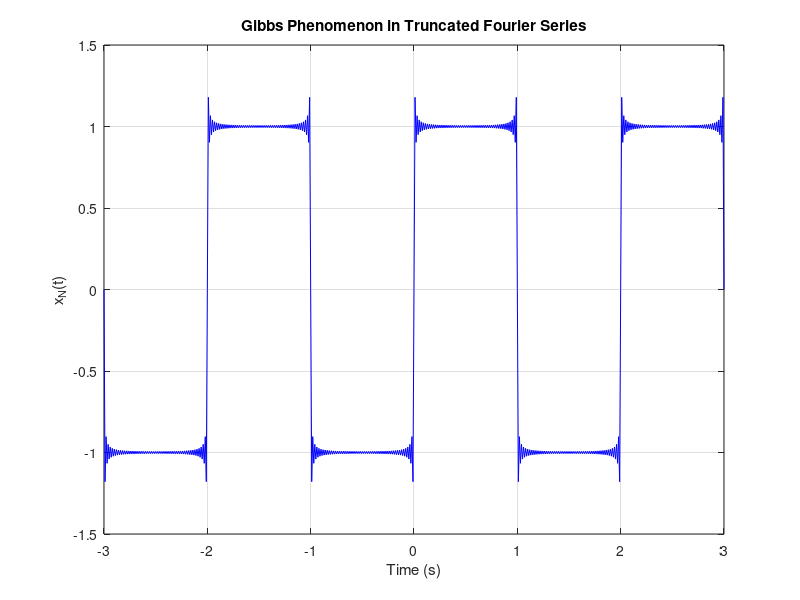

Recreate this plot in MATLAB.
% Part B: Gibbs Phenomenon

clear all; close all; clc;

N = 99; % Truncated Fourier serisi için harmonik sayısı
n_vec = -N:N; % Katsayı dizisi
T0 = 2; % Sinyalin periyodu
Omega0 = pi; % Temel açısal frekans

% Fourier katsayılarının tanımı
Cn = zeros(size(n_vec)); % Katsayı dizisi başlatılır
for idx = 1:length(n_vec)
    n = n_vec(idx);
    if mod(n, 2) ~= 0 % Sadece tek indeksli terimler (Gibbs için gerekli katsayılar)
        Cn(idx) = 2 / (1i * n * pi);
    end
end

% Zaman aralığı
dt = 0.01;
t = -3:dt:3; % Zaman dizisi tanımlanır
xt = zeros(size(t)); % Sinyal başlatılır

% Fourier serisi toplamı
for m = 1:length(n_vec)
    xt = xt + Cn(m) * exp(1i * n_vec(m) * Omega0 * t); % Fourier serisi toplamı
end

% Gibbs fenomeni ile x_N(t) sinyalini çiz
figure;
plot(t, real(xt), 'b'); % Gerçek kısımla çizim yapılır
title('Gibbs Phenomenon in Truncated Fourier Series');
xlabel('Time (s)');
ylabel('x_N(t)');
grid on;
